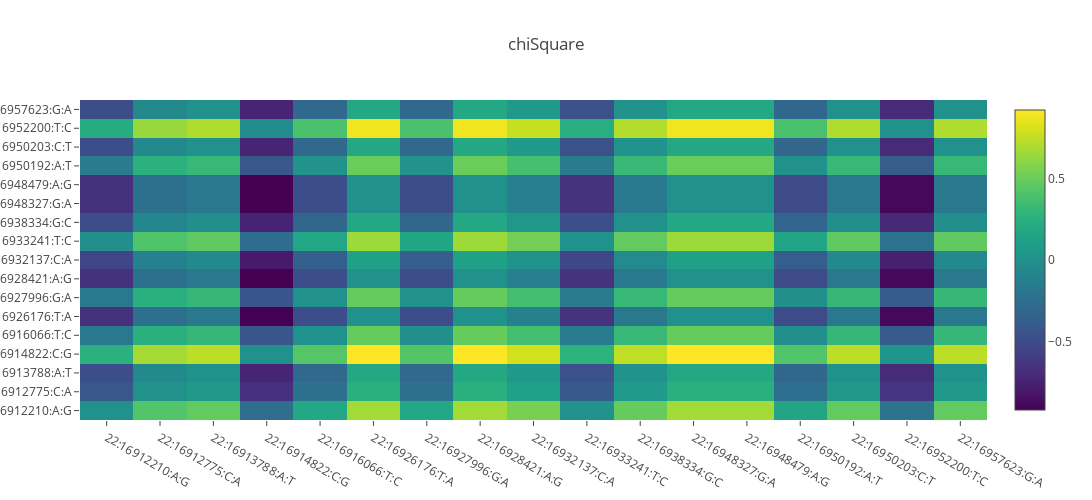

This figure's notebook cell:
### Markdown cell above
## ChiSquare

### Code cell
import numpy as np
import plotly.graph_objs as go
import plotly.offline as py
from plotly.offline import get_plotlyjs, init_notebook_mode

init_notebook_mode(connected=True)

statsDF = oskar.stats(df, studyId="hgvauser@platinum:illumina_platinum", missingAsReference=True)
dfSLC = statsDF.filter(array_contains(genes("annotation"), "SLC9B1P4"))

pandasFisher = oskar.fisher(dfSLC, "hgvauser@platinum:illumina_platinum", "KK").select("id", col("Fisher p-value").alias("fisher")).toPandas()
pandasChiSquare = oskar.chiSquare(dfSLC, "hgvauser@platinum:illumina_platinum", "KK").select("id", col("ChiSquare p-value").alias("chiSquare")).toPandas()

labels=pandasFisher["id"].tolist()

dim = len(labels)
X = np.zeros((dim, dim))
for i in range(dim):
    for j in range(dim):
        X[j, i] = pandasChiSquare["chiSquare"][i] - pandasChiSquare["chiSquare"][j]

trace = go.Heatmap(x=labels, y=labels, z=X, colorscale='Viridis')
fig = go.Figure(data=[trace])
fig['layout'].update({'width':1440, 'height':500, 'title':'chiSquare'})
py.iplot(fig, filename='annotated_heatmap_color')

### Figure 1 — Plotly figure (JSON) as saved in the notebook; plotly's stock layout.template omitted (floating-point values rounded to 4 significant figures; data arrays with more than 128 entries replaced by an {"elided": "..."} marker saying what was removed)
{"data": [{"colorscale": "Viridis", "type": "heatmap", "uid": "ae3b5dc9-39cd-4653-854e-63c53def5450", "x": ["22:16912210:A:G", "22:16912775:C:A", "22:16913788:A:T", "22:16914822:C:G", "22:16916066:T:C", "22:16926176:T:A", "22:16927996:G:A", "22:16928421:A:G", "22:16932137:C:A", "22:16933241:T:C", "22:16938334:G:C", "22:16948327:G:A", "22:16948479:A:G", "22:16950192:A:T", "22:16950203:C:T", "22:16950203:C:T", "22:16952200:T:C", "22:16957623:G:A"], "y": ["22:16912210:A:G", "22:16912775:C:A", "22:16913788:A:T", "22:16914822:C:G", "22:16916066:T:C", "22:16926176:T:A", "22:16927996:G:A", "22:16928421:A:G", "22:16932137:C:A", "22:16933241:T:C", "22:16938334:G:C", "22:16948327:G:A", "22:16948479:A:G", "22:16950192:A:T", "22:16950203:C:T", "22:16950203:C:T", "22:16952200:T:C", "22:16957623:G:A"], "z": {"elided": "18x18 float values"}, "zauto": true, "zmax": 0.9185, "zmin": -0.9185}], "layout": {"height": 500, "title": "chiSquare", "width": 1440, "xaxis": {"autorange": true, "range": [-0.5, 17.5], "type": "category"}, "yaxis": {"autorange": true, "range": [-0.5, 17.5], "type": "category"}}}
